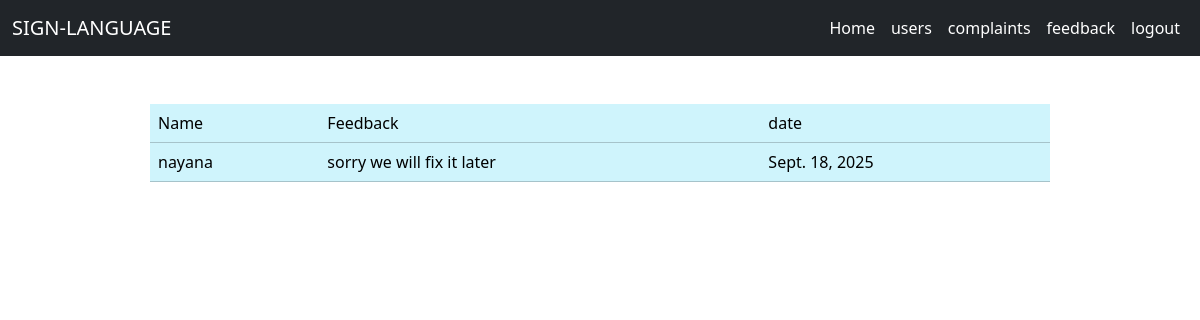
The page /feedback on the database as committed earlier.
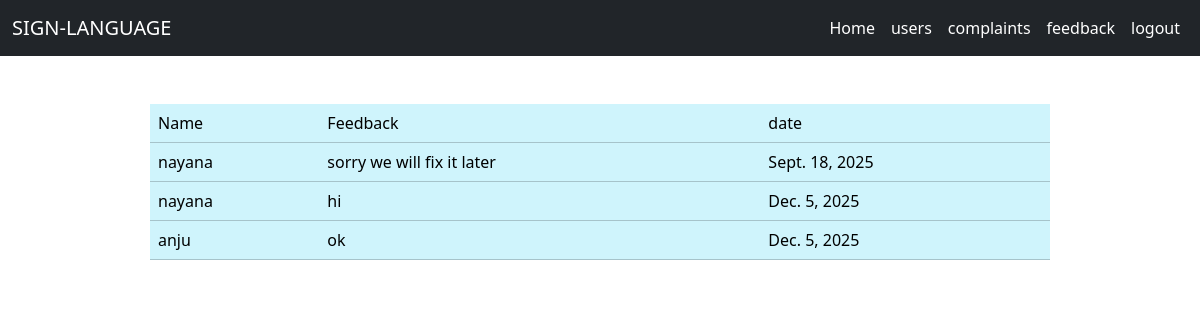
The same page on the database as committed later.
### sign_language_app/models.py (models this page shows)
class FeedbackTable(models.Model):
    feedback=models.CharField(max_length=100,null=True,blank=True)
    createdAt=models.DateField(auto_now_add=True,null=True,blank=True)
    userid=models.ForeignKey(UserTable,on_delete=models.CASCADE,null=True,blank=True)

class UserTable(models.Model):
    name=models.CharField(max_length=100,null=True,blank=True)
    email=models.CharField(max_length=100,null=True,blank=True)
    contactno=models.BigIntegerField(null=True,blank=True)
    gender=models.CharField(max_length=100,null=True,blank=True)
    loginid=models.ForeignKey(LoginTable,on_delete=models.CASCADE,null=True,blank=True)

### sign_language_app/views.py (the view)
# urls.py: path('feedback',View_Feedback.as_view(), name='feedback'),
class View_Feedback(View):
    def get(self,request):
        d=FeedbackTable.objects.all()
        return render(request,'administration/view_feedback.html',{'user':d})

### templates/administration/view_feedback.html
{% extends 'administration/admindash.html' %}
{% block body %}
<div class="container-fluid d-flex justify-content-center ">
            <table class="table table-info mt-5" style="width: 900px;">
        <tr>
            <td>Name</td>
            <td>Feedback</td>
            <td>date</td>
        </tr>
        {% for u in user %}
        <tr>
            <td>{{u.userid.name}}</td>
            <td>{{u.feedback}}</td>
            <td>{{u.createdAt}}</td>
        </tr>
        {% endfor %}
    </table>
</div>
 {% endblock %}

Rows that differ between the two databases and show on the page:
added FeedbackTable: userid.name "nayana", feedback "hi", createdAt "Dec. 5, 2025"
added FeedbackTable: userid.name "anju", feedback "ok", createdAt "Dec. 5, 2025"
